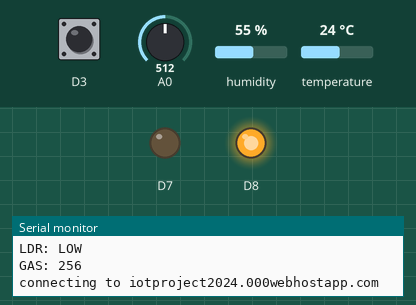
Recording of a sketch running on a simulated ESP8266 (NodeMCU). Shown: output pins drawn as LEDs (lit = HIGH), the last lines printed to the serial monitor. The test bench sets the inputs (shaded band); at power-on: temperature 24 °C, D3 HIGH, A0 = 512, humidity 55 %. WiFi joins after 1.5 s; servers stay silent unless stated; uploads are accepted with an empty reply.

Above: at 2.7 s.
2.8 s: temperature set to 31 °C
5.5 s: temperature set to 34 °C
At 7.7 s:
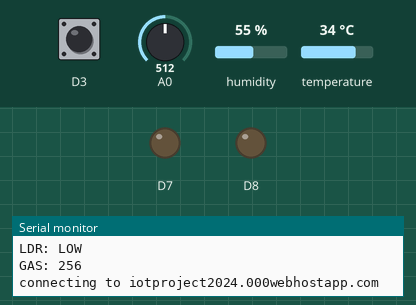
12.0 s: temperature set to 12 °C
At 15.6 s:
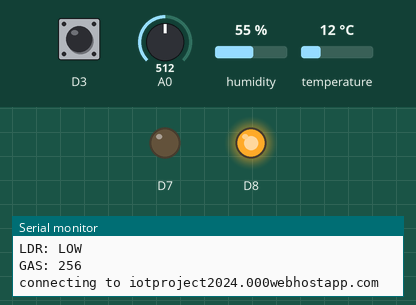
15.9 s: temperature set to 33 °C
At 18.0 s:
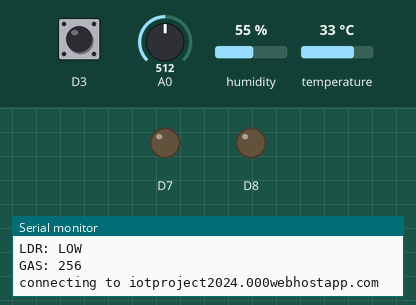
Timing chart, 0 to 19.4 s (numbered marks = the images above; inputs shaded):
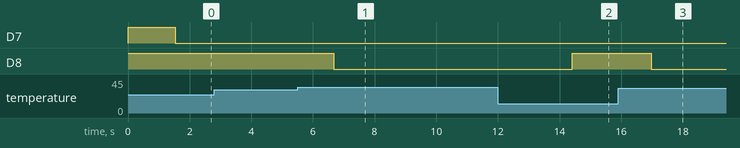

The sketch:

inside_home_kit.ino
```cpp
#include <ESP8266WiFi.h>

const char* ssid     = "wifi001";
const char* password = "12345678";

const char* host = "iotproject2024.000webhostapp.com";
const char* streamId   = "....................";
const char* privateKey = "....................";
int modev=0;
#include <Adafruit_Sensor.h>

#include "DHT.h"

#define DHTPIN D2     // Digital pin connected to the DHT sensor

#define DHTTYPE DHT11   // DHT 11


DHT dht(DHTPIN, DHTTYPE);

int count1=0;
int count11=0;
String stat="";
int flg=0;
int flag=0;
int btrate=0;
int flg1=0;
int flag1=0;
int btrate1=0;

int ldr=0;
int spo=0;
int gs=0;
int gasv=0;
int delayMS=0;
float tp;
float mv;
int cel;
int sm=0;
int hum=0;
int ws=0;
int pump=10;
void setup(void)
{

  ESP.wdtDisable();
// Your code here
ESP.wdtEnable(WDTO_8S);

  Serial.begin(115200);
  pinMode(D3,INPUT);
  pinMode(D8,OUTPUT);
  digitalWrite(D8,HIGH);

  pinMode(D7,OUTPUT);
  digitalWrite(D7,HIGH);
  Serial.println();
  Serial.println();
  Serial.print("Connecting to ");
  Serial.println(ssid);

  WiFi.begin(ssid, password);

  while (WiFi.status() != WL_CONNECTED) {
    delay(500);
    Serial.print(".");
  }

  Serial.println("");
  Serial.println("WiFi connected");
  Serial.println("IP address: ");
  Serial.println(WiFi.localIP());

}

void loop(void)
{
  temperature();
  humidity();
  lightsen();
  gassen();

  if(modev==0)
  {
    if(tp>32)
    {
      digitalWrite(D8,LOW);
      }
      else
      {
      digitalWrite(D8,HIGH);
        }
     if(sm==0)
    {
      digitalWrite(D7,LOW);
      }
      else
      {
      digitalWrite(D7,HIGH);
        }

    }
delay(1000);
    Serial.print("connecting to ");
  Serial.println(host);

  // Use WiFiClient class to create TCP connections
  WiFiClient client;
  const int httpPort = 80;
  if (!client.connect(host, httpPort)) {
    Serial.println("connection failed");
    return;
  }

  String url = "GET http://iotproject2024.000webhostapp.com/home_automation/update2.php?temp="; // Getting info from my online database through my online website
  url+=tp;
  url+="&hum=";
  url+=hum;
  url+="&ldr=";
  url+=ldr;
  url+="&gas=";
  url+=gs;
  url+=" HTTP/1.1\r\nHost: iotproject2024.000webhostapp.com\r\n\r\n";
  url += "\r\n\r\n";
  Serial.print("Requesting URL: ");
  Serial.println(url);

  // This will send the request to the server
  client.print(url);
  unsigned long timeout = millis();
  while (client.available() == 0) {
    if (millis() - timeout > 5000) {
      Serial.println(">>> Client Timeout !");
      client.stop();
      return;
    }
  }

  // Read all the lines of the reply from server and print them to Serial
  while(client.available()){
    char a=client.read();
    Serial.print(a);
    if(a=='*')
    {
      a=client.read();
    Serial.print(a);
    if(a=='a')
    {
      a=client.read();
      Serial.print(a);
    if(a=='1')
    {
      modev=1;
      }
      if(a=='0')
    {
      modev=0;
      }
       a=client.read();
    Serial.print(a);
    if(a=='b')
    {
      a=client.read();
    Serial.print(a);
if(a=='1')
    {
      if(modev==1)
      digitalWrite(D8,LOW);
    }
    if(a=='0')
    {
      if(modev==1)
      digitalWrite(D8,HIGH);
    }

       a=client.read();
    Serial.print(a);
    if(a=='c')
    {
      a=client.read();
    Serial.print(a);
if(a=='1')
    {
      if(modev==1)
      digitalWrite(D7,LOW);
    }
    if(a=='0')
    {
      if(modev==1)
      digitalWrite(D7,HIGH);
    }
    }
    }
    }

      }
    //String line = client.readStringUntil('\r');
    //Serial.print(line);


    }
}
  void temperature()
  {
     tp = dht.readTemperature(false);
 Serial.print("Temp: ");
 Serial.println(tp);

    }

  void humidity()
  {

   hum=dht.readHumidity();

 Serial.print("Hum: ");
 Serial.println(hum);


    }

  void lightsen()
  {
    ldr = !digitalRead(D3);
    if(ldr==1)
    {
      Serial.print("LDR: ");
      Serial.println("HIGH");
      }
      else
      {
      Serial.print("LDR: ");
      Serial.println("LOW");

        }
    }
    void gassen()
  {
    gs = analogRead(A0);
    gs/=2;
      Serial.print("GAS: ");
      Serial.println(gs);

    }
```

Measured:
- the behaviour switches between 32 and 33 °C on temperature (found by bisection; images 0 and 1)
- after the input at 5.5 s, D8: HIGH → LOW after 1.2 s
- after the input at 12.0 s, D8: LOW → HIGH after 2.4 s
- after the input at 15.9 s, D8: HIGH → LOW after 1.1 s
